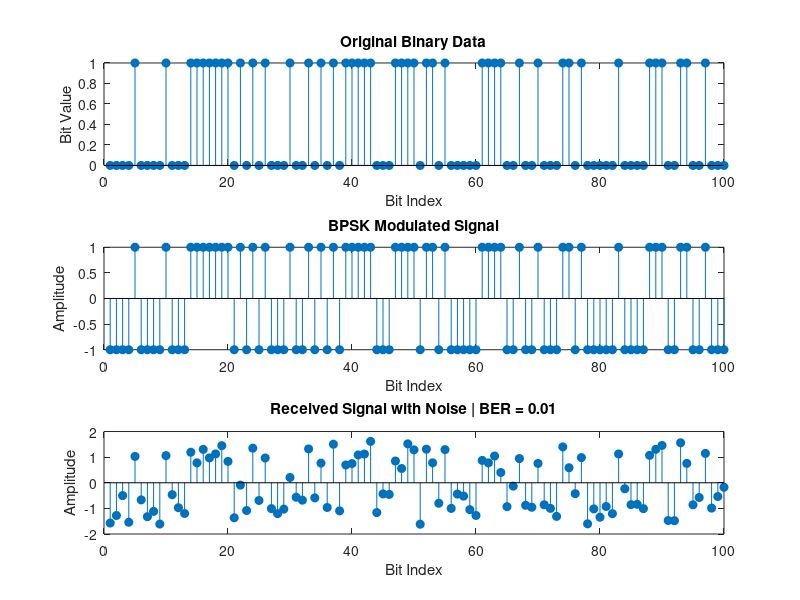

Write MATLAB code to recreate this figure.
% Project 2: BPSK Modulation and Demodulation
% Author: Ishu Vishwakarma
% Description: Simulation of BPSK system with noise

clc;
clear;
close all;


N = 100;            % Number of bits
EbN0_dB = 5;        % Signal-to-noise ratio
bit_rate = 1;      % Bit rate


data = randi([0 1], 1, N);


bpsk_signal = 2*data - 1;   % 0 -> -1, 1 -> +1


EbN0 = 10^(EbN0_dB/10);
noise = randn(1, N) / sqrt(2*EbN0);
received_signal = bpsk_signal + noise;


received_bits = received_signal > 0;


BER = sum(data ~= received_bits)/N;

% Plot signals
figure;

subplot(3,1,1)
stem(data, 'filled')
title('Original Binary Data')
xlabel('Bit Index')
ylabel('Bit Value')

subplot(3,1,2)
stem(bpsk_signal, 'filled')
title('BPSK Modulated Signal')
xlabel('Bit Index')
ylabel('Amplitude')

subplot(3,1,3)
stem(received_signal, 'filled')
title(['Received Signal with Noise | BER = ', num2str(BER)])
xlabel('Bit Index')
ylabel('Amplitude')
